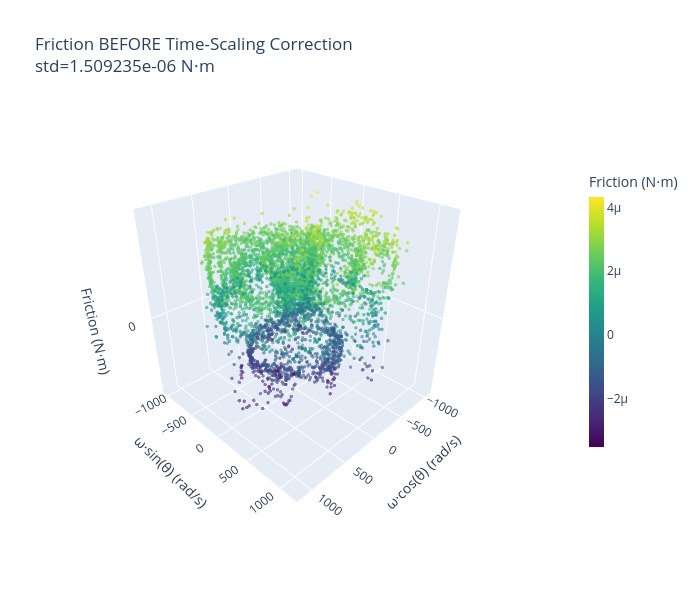
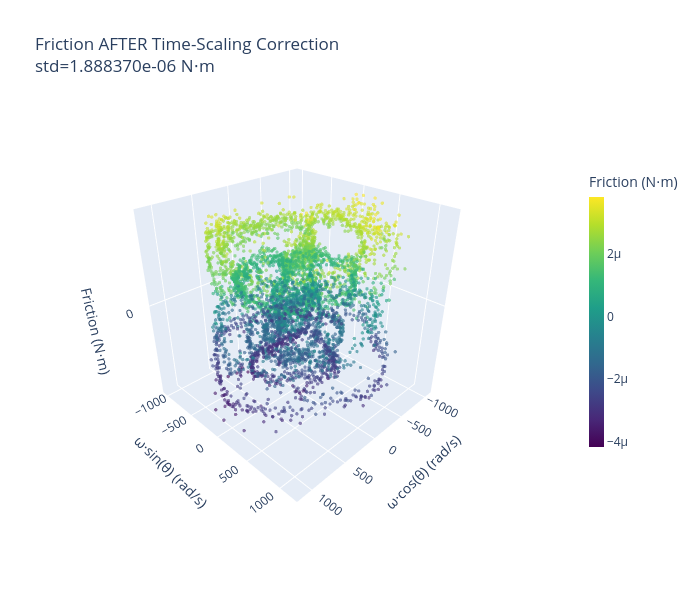

The code cell stored with these charts, in order, in its notebook:
### Markdown cell above
## Step 7: Friction Estimation (Before vs After Correction)

### Code cell
# Physical parameters for force computation
J_INITIAL = 9.33e-12  # Moment of inertia (kg⋅m²)
B_MAGNET_INITIAL = 0.00113  # Magnetic moment (A⋅m²)

# Compute friction BEFORE correction (using original, uncorrected data)
B_ext_before = mag_field_original_before_correction * 1e-3  # Convert mT to T
B_const_before = B_MAGNET_INITIAL * B_ext_before
torque_before = B_const_before * np.sin(theta_field_original_before_correction - theta_trk_trim)
frc_before = torque_before - J_INITIAL * alpha_trk_trim

# Compute friction AFTER correction (using time-scaled theta_field AND mag_field)
B_ext_after = mag_field_trim * 1e-3  # Convert mT to T (now using corrected mag_field!)
B_const_after = B_MAGNET_INITIAL * B_ext_after
torque_after = B_const_after * np.sin(theta_field_trim - theta_trk_trim)
frc_after = torque_after - J_INITIAL * alpha_trk_trim

print("="*70)
print("FRICTION COMPARISON: Before vs After Time-Scaling Correction")
print("="*70)

print(f"\nFriction Statistics:")
print(f"  BEFORE correction:")
print(f"    Range: [{np.min(frc_before):.6e}, {np.max(frc_before):.6e}] N⋅m")
print(f"    Std:   {np.std(frc_before):.6e} N⋅m")
print(f"    Mean:  {np.mean(frc_before):.6e} N⋅m")
print(f"\n  AFTER correction:")
print(f"    Range: [{np.min(frc_after):.6e}, {np.max(frc_after):.6e}] N⋅m")
print(f"    Std:   {np.std(frc_after):.6e} N⋅m")
print(f"    Mean:  {np.mean(frc_after):.6e} N⋅m")
print(f"\n  Difference:")
print(f"    Std change: {np.std(frc_after) - np.std(frc_before):.6e} N⋅m")
print(f"    Mean change: {np.mean(frc_after) - np.mean(frc_before):.6e} N⋅m")

# 3D Visualization: Compare friction before and after
import plotly.graph_objects as go

omega_offset = omega_trk_trim - np.min(omega_trk_trim)
theta_wrapped_viz = theta_trk_trim % (2 * np.pi)

x_coords = omega_offset * np.cos(theta_wrapped_viz)
y_coords = omega_offset * np.sin(theta_wrapped_viz)

camera = dict(eye=dict(x=1.5, y=1.5, z=1.2))

# Plot 1: Friction BEFORE correction
fig_before = go.Figure(data=[go.Scatter3d(
    x=x_coords,
    y=y_coords,
    z=frc_before,
    mode='markers',
    marker=dict(
        size=2,
        color=frc_before,
        colorscale='Viridis',
        showscale=True,
        colorbar=dict(title="Friction (N⋅m)", x=1.15, len=0.7, thickness=15),
        opacity=0.6
    ),
    text=[f"θ={theta_wrapped_viz[i]:.2f} rad<br>ω={omega_trk_trim[i]:.1f} rad/s<br>F={frc_before[i]:.2e} N⋅m" 
          for i in range(len(frc_before))],
    hovertemplate='%{text}<extra></extra>'
)])

fig_before.update_layout(
    title=f'Friction BEFORE Time-Scaling Correction<br>std={np.std(frc_before):.6e} N⋅m',
    scene=dict(
        xaxis_title='ω·cos(θ) (rad/s)',
        yaxis_title='ω·sin(θ) (rad/s)',
        zaxis_title='Friction (N⋅m)',
        aspectmode='cube'
    ),
    width=700,
    height=600,
    margin=dict(r=100),
    scene_camera=camera
)

# Plot 2: Friction AFTER correction
fig_after = go.Figure(data=[go.Scatter3d(
    x=x_coords,
    y=y_coords,
    z=frc_after,
    mode='markers',
    marker=dict(
        size=2,
        color=frc_after,
        colorscale='Viridis',
        showscale=True,
        colorbar=dict(title="Friction (N⋅m)", x=1.15, len=0.7, thickness=15),
        opacity=0.6
    ),
    text=[f"θ={theta_wrapped_viz[i]:.2f} rad<br>ω={omega_trk_trim[i]:.1f} rad/s<br>F={frc_after[i]:.2e} N⋅m" 
          for i in range(len(frc_after))],
    hovertemplate='%{text}<extra></extra>'
)])

fig_after.update_layout(
    title=f'Friction AFTER Time-Scaling Correction<br>std={np.std(frc_after):.6e} N⋅m',
    scene=dict(
        xaxis_title='ω·cos(θ) (rad/s)',
        yaxis_title='ω·sin(θ) (rad/s)',
        zaxis_title='Friction (N⋅m)',
        aspectmode='cube'
    ),
    width=700,
    height=600,
    margin=dict(r=100),
    scene_camera=camera
)

print("\nShowing 3D friction visualizations:")
print("  1. BEFORE time-scaling correction")
print("  2. AFTER time-scaling correction")

fig_before.show()
fig_after.show()

print(f"\n✓ Friction comparison complete")

### Figure 1 — Plotly figure (JSON) as saved in the notebook; plotly's stock layout.template omitted (floating-point values rounded to 4 significant figures; data arrays with more than 128 entries replaced by an {"elided": "..."} marker saying what was removed)
{"data": [{"hovertemplate": "%{text}<extra></extra>", "marker": {"color": {"elided": "5181 float values"}, "colorbar": {"len": 0.7, "thickness": 15, "title": {"text": "Friction (N⋅m)"}, "x": 1.15}, "colorscale": [[0, "#440154"], [0.1111, "#482878"], [0.2222, "#3e4989"], [0.3333, "#31688e"], [0.4444, "#26828e"], [0.5556, "#1f9e89"], [0.6667, "#35b779"], [0.7778, "#6ece58"], [0.8889, "#b5de2b"], [1, "#fde725"]], "opacity": 0.6, "showscale": true, "size": 2}, "mode": "markers", "text": {"elided": "5181 str values"}, "type": "scatter3d", "x": {"elided": "5181 float values"}, "y": {"elided": "5181 float values"}, "z": {"elided": "5181 float values"}}], "layout": {"height": 600, "margin": {"r": 100}, "scene": {"aspectmode": "cube", "camera": {"eye": {"x": 1.5, "y": 1.5, "z": 1.2}}, "xaxis": {"title": {"text": "ω·cos(θ) (rad/s)"}}, "yaxis": {"title": {"text": "ω·sin(θ) (rad/s)"}}, "zaxis": {"title": {"text": "Friction (N⋅m)"}}}, "title": {"text": "Friction BEFORE Time-Scaling Correction<br>std=1.509235e-06 N⋅m"}, "width": 700}}

### Figure 2 — Plotly figure (JSON) as saved in the notebook; plotly's stock layout.template omitted (floating-point values rounded to 4 significant figures; data arrays with more than 128 entries replaced by an {"elided": "..."} marker saying what was removed)
{"data": [{"hovertemplate": "%{text}<extra></extra>", "marker": {"color": {"elided": "5181 float values"}, "colorbar": {"len": 0.7, "thickness": 15, "title": {"text": "Friction (N⋅m)"}, "x": 1.15}, "colorscale": [[0, "#440154"], [0.1111, "#482878"], [0.2222, "#3e4989"], [0.3333, "#31688e"], [0.4444, "#26828e"], [0.5556, "#1f9e89"], [0.6667, "#35b779"], [0.7778, "#6ece58"], [0.8889, "#b5de2b"], [1, "#fde725"]], "opacity": 0.6, "showscale": true, "size": 2}, "mode": "markers", "text": {"elided": "5181 str values"}, "type": "scatter3d", "x": {"elided": "5181 float values"}, "y": {"elided": "5181 float values"}, "z": {"elided": "5181 float values"}}], "layout": {"height": 600, "margin": {"r": 100}, "scene": {"aspectmode": "cube", "camera": {"eye": {"x": 1.5, "y": 1.5, "z": 1.2}}, "xaxis": {"title": {"text": "ω·cos(θ) (rad/s)"}}, "yaxis": {"title": {"text": "ω·sin(θ) (rad/s)"}}, "zaxis": {"title": {"text": "Friction (N⋅m)"}}}, "title": {"text": "Friction AFTER Time-Scaling Correction<br>std=1.888370e-06 N⋅m"}, "width": 700}}
